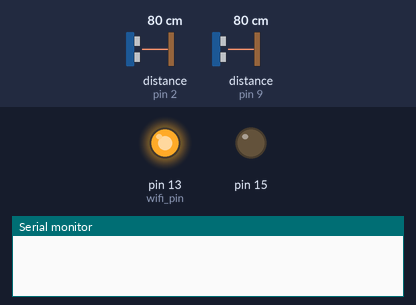
Bench run of a sketch on a simulated Arduino Mega 2560, built with avr-gcc and run on an emulated ATmega2560. On the bench: output pins drawn as LEDs (lit = HIGH), the last lines printed to the serial monitor. Dashed ring = blinking. The test bench sets the inputs (shaded band); at power-on: distance to the obstacle (sensors on pin 9, pin 2) 80 cm. The modem accepts every AT command (registered, SIM ready, sends succeed) and sends nothing else.

Above: at 0.1 s.
At 12.04 s:
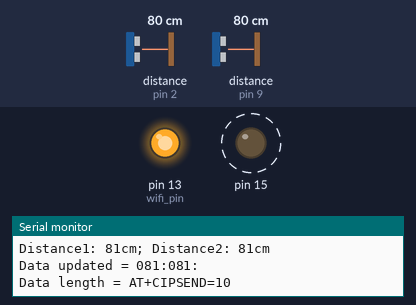
12.4 s: distance to the obstacle (sensor on pin 9) set to 11 cm
15.4 s: distance to the obstacle (sensor on pin 9) set to 8 cm
Timing chart, 0 to 22.4 s (numbered marks = the images above; inputs shaded):
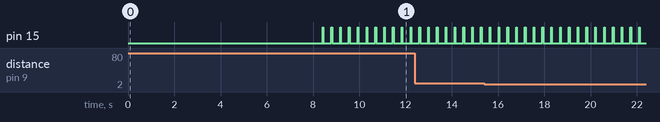

The sketch:

HearingtheHidden_ultrasonic_client.ino
```cpp
#include <NewPing.h>

unsigned int us_value1,us_value2;
String ultrasonic1,ultrasonic2;
#define MAX_DISTANCE 400
#define DEBUG true
#define wifi_pin 13
boolean wificonnected=false;
int timeElapsed, startTime;

String Wifi_SSID="TP-LINK_9B957E";//replace with your Wifi SSID name
String Wifi_PWD="279B957E";       //replace with your Wifi password
//String Wifi_SSID="SIXIAN's iPhone";//replace with your Wifi SSID name
//String Wifi_PWD="VicMo163";
//String apikey="0P31Q41VMNV3KVJO";  // YOUR THINGSPEAK.COM ACCOUNT API KEY
//for device 1 (sewed)
//NewPing sonar1(4, 2, MAX_DISTANCE);//left
//NewPing sonar2(9, 7, MAX_DISTANCE);//right
//for device 2 (cover-removable)
NewPing sonar1(3, 2, MAX_DISTANCE);//left
NewPing sonar2(8, 9, MAX_DISTANCE);//right

void setup()
{
  pinMode(13, OUTPUT);
  pinMode(15, OUTPUT);
  digitalWrite (13, HIGH);
  Serial.begin(9600);
  Serial1.begin(9600);
/*
  sendData("AT+RST\r\n",2000,DEBUG); // reset module
  sendData("AT+CWMODE=1\r\n",500,DEBUG); // configure as client
  sendData("AT+CWLAP\r\n",500,DEBUG);
  Serial.println(Serial1.read());
  */
  for(int i=1; i<2; i++){
 sendData("AT+CWJAP=\"" + Wifi_SSID + "\",\"" + Wifi_PWD + "\"\r\n",5000,DEBUG);
 if(Serial1.find("OK")){
    wificonnected=true;
    Serial.println("Wifi connected");
    //startTime=millis();
   break;
 }
 else{
 delay(10);
 }
 }
sendData("AT+CIFSR\r\n",500,DEBUG); // get ip address
  sendData("AT+CIPMUX=0\r\n",500,DEBUG); // configure for multiple connections

  Serial.println("Server ready");
  Serial.println();
  startTime=millis();
  //String connectServer = "AT+CIPSTART=4,\"UDP\",\"";
  String connectServer = "AT+CIPSTART=\"UDP\",\"192.168.0.100\",12000,1112,0";
  //connectServer += "172.20.10.2"; // server on processing (uni mac), will change ip to phone's ip
  //connectServer += "192.168.0.100";//android phone,TP-Link modem
  //connectServer += "172.20.10.6"; //home mac, Ambientwalk
 // connectServer += "172.20.10.4"; //android phone, Ambientwalk
  //connectServer += "\",12000,1112,0";

  //Serial.print("TCP Connection = ");
  Serial.print("UDP Connection = ");
  Serial.println(connectServer);
  Serial1.println(connectServer);
  delay(10);  // wait 1 second to establish connection between thingSpeak and ESP8266
  Serial.println(Serial1.readString());
  /*
  if(Serial1.find("Error"))
  {
    Serial.println("AT+CIPSTART error");
    return;
  }
  */
}

void loop()
{


 // if(Serial1.find("OK")){
    //wificonnected=true;
  //break;
 // }//end if
 // else{delay(50);}
  //}//end for
  //if(!wificonnected){Serial.println("Couldn't connect to wifi.");}

  timeElapsed=millis()-startTime;
  Serial.println(timeElapsed);
  /*
  if(timeElapsed>=120000){
 sendData("AT+CWQAP\r\n",5000,DEBUG);
 if(Serial1.find("OK")){
 sendData("AT+CWJAP=\"" + Wifi_SSID + "\",\"" + Wifi_PWD + "\"\r\n",5000,DEBUG);
 Serial.println(Serial1.readString());
 if(Serial1.find("OK")){
    wificonnected=true;
    //digitalWrite (15, HIGH);
    Serial.println("Wifi connected");
 }
}
startTime=millis();
timeElapsed=0;
}
*/
  us_value1 = sonar1.ping()/US_ROUNDTRIP_CM;
  Serial.print("Distance1: ");
  Serial.print(us_value1);
  Serial.print("cm; ");
  us_value2 = sonar2.ping()/US_ROUNDTRIP_CM;
   Serial.print("Distance2: ");
  Serial.print(us_value2);
  Serial.println("cm ");
//Format ultrasonic data into 3 digits
 if (us_value1<10){ultrasonic1="00"+String(us_value1);}
 else if (us_value1<100){ultrasonic1="0"+String(us_value1);}
 else {ultrasonic1=String(us_value1);}// turn integer to string
 if (us_value2<10){ultrasonic2="00"+String(us_value2);}
 else if (us_value2<100){ultrasonic2="0"+String(us_value2);}
 else {ultrasonic2=String(us_value2);}

  // UPDATE THINGSPEAK CHANNEL WITH DATA STRING
  /*
  String dataToPush = "GET /update?api_key=";
  dataToPush += apikey;
  dataToPush +="&field1=";
  dataToPush += ultrasonic1;
  dataToPush +="&field2=";
  dataToPush += ultrasonic2;
  dataToPush += "\r\n\r\n";
*/
//sample osc

String dataToPush = ultrasonic1+":"+ultrasonic2+":"+"\r\n";
//String dataToPush="220:020\r\n";
  Serial.print("Data updated = ");
  Serial.print(dataToPush);

  // SEND DATA LENGTH
  //String sendData = "AT+CIPSEND=4,";
  String sendData = "AT+CIPSEND=";
  sendData += String(dataToPush.length());

  Serial.print("Data length = ");
  Serial.println(sendData);
  Serial1.println(sendData);
  delay(200);  // wait 200ms to establish connection between thingSpeak and ESP8266
//Serial.println(Serial1.readString());

  if(Serial1.find(">"))
  {
    Serial1.print(dataToPush);
    if(Serial1.find("SEND OK")){
    Serial.println("Data sent");
    digitalWrite (15, HIGH);
    delay(30);
    digitalWrite (15, LOW);
    delay(100);}
  }
  else
  {
    digitalWrite (15, LOW);
    Serial1.println("AT+CIPCLOSE");
    Serial.println("AT+CIPCLOSE");  // alerting closing connection
  }
}


String sendData(String command, const int timeout, boolean debug)
{
    String response = "";

    Serial1.print(command); // send the read character to the esp8266

    long int time = millis();

    while( (time+timeout) > millis())
    {
      while(Serial1.available())
      {
        char c = Serial1.read(); // read the next character.
        response+=c;
      }
    }

    if(debug)
    {
      Serial.print(response);
    }

    return response;
}
```

Measured:
- by itself, pin 15: alternates HIGH for 0.03 s and LOW for 0.35 s
